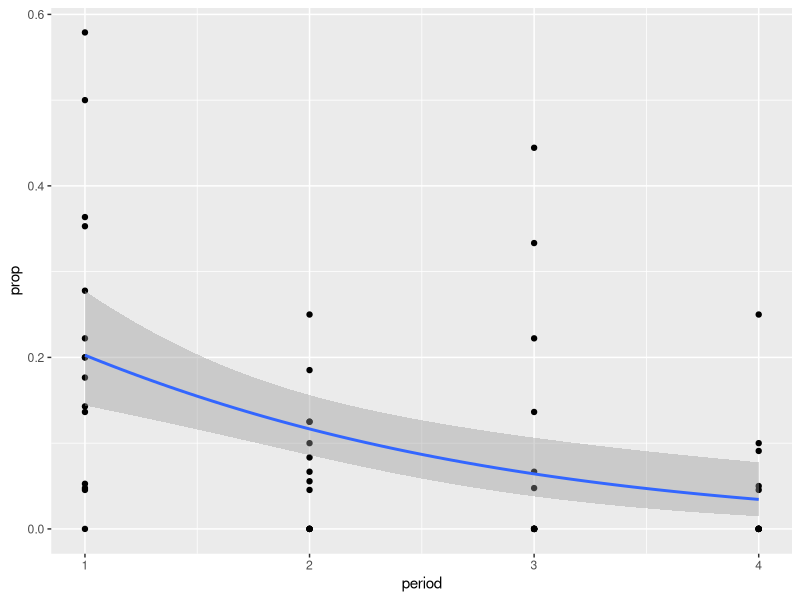

Source code (R): (Note: this script raises an error after producing the figure.)
data(cbpp, package="lme4")
library(broom)
cb <- transform(cbpp, prop = incidence/size,
                period = as.numeric(as.character(period)))
m1 <- glm(prop ~ period, weights = size, data = cb, family = binomial)
library(broom)
nd <- data.frame(period  = 1:2)
library(ggplot2)

ggplot(cb, aes(period, prop)) + 
  geom_point() +
  geom_smooth(method = "glm", aes(weight = size),
              method.args = list(family = quasibinomial))


library(ggeffects)
ggpredict(m1) %>% as.data.frame()
